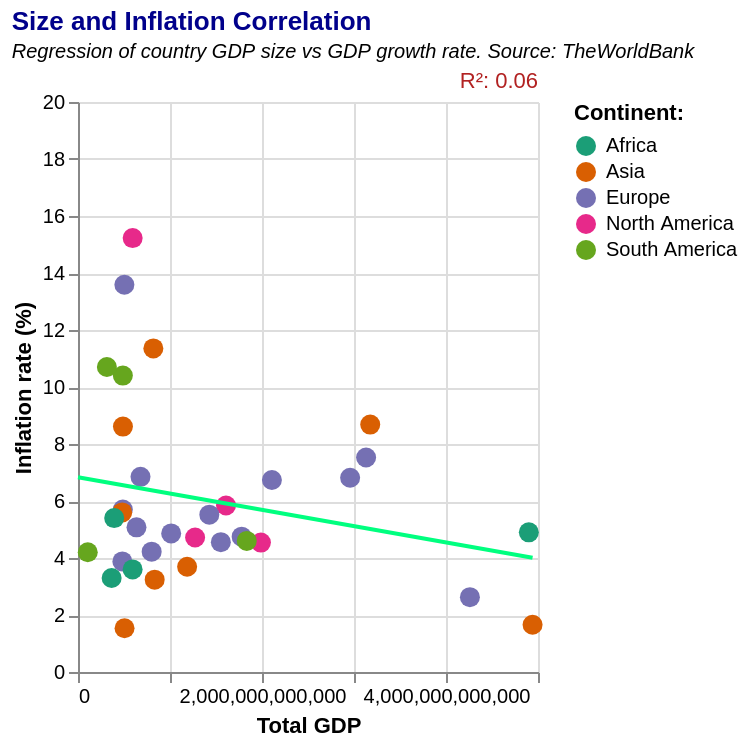

Describe this chart as a Vega-Lite specification.
### Vega-Lite specification from a JSON file in a GitHub repository (floating-point values rounded to 4 significant figures)
{"$schema": "https://vega.github.io/schema/vega-lite/v5.json", "title": {"text": "Size and Inflation Correlation", "subtitle": ["Regression of country GDP size vs GDP growth rate. Source: TheWorldBank"], "subtitleFontStyle": "italic", "subtitleFontSize": 10, "anchor": "start", "color": "darkblue"}, "height": 285, "width": 230, "config": {"background": "white", "view": {"stroke": "transparent"}}, "data": {"values": [{"Column1": "0", "iso": "AGO", "country": "Armenia", "value": "5.7", "total": "4.87227E+11", "continent": "Europe"}, {"Column1": "1", "iso": "ALB", "country": "Austria", "value": "4.556850913", "total": "1.55267E+12", "continent": "Europe"}, {"Column1": "2", "iso": "ARE", "country": "Azerbaijan", "value": "5.600037273", "total": "4.80368E+11", "continent": "Asia"}, {"Column1": "3", "iso": "ARG", "country": "Belize", "value": "15.22613065", "total": "5.94104E+11", "continent": "North America"}, {"Column1": "4", "iso": "ARM", "country": "British Virgin Islands", "value": "5.843934342", "total": "1.60898E+12", "continent": "North America"}, {"Column1": "5", "iso": "AUS", "country": "Canada", "value": "4.540887309", "total": "1.98834E+12", "continent": "North America"}, {"Column1": "7", "iso": "AZE", "country": "France", "value": "6.816589136", "total": "2.95788E+12", "continent": "Europe"}, {"Column1": "9", "iso": "BEL", "country": "Germany", "value": "2.626987267", "total": "4.25993E+12", "continent": "Europe"}, {"Column1": "10", "iso": "BFA", "country": "India", "value": "8.681228731", "total": "3.1763E+12", "continent": "Asia"}, {"Column1": "11", "iso": "BGD", "country": "Indonesia", "value": "3.691240112", "total": "1.18609E+12", "continent": "Asia"}, {"Column1": "12", "iso": "BGR", "country": "Ireland", "value": "13.58824711", "total": "5.04183E+11", "continent": "Europe"}, {"Column1": "13", "iso": "BHR", "country": "Israel", "value": "8.611990348", "total": "4.88527E+11", "continent": "Asia"}, {"Column1": "14", "iso": "BIH", "country": "Italy", "value": "6.737277123", "total": "2.1077E+12", "continent": "Europe"}, {"Column1": "15", "iso": "BLR", "country": "Japan", "value": "1.657071117", "total": "4.94088E+12", "continent": "Asia"}, {"Column1": "16", "iso": "BOL", "country": "Mexico", "value": "4.720565298", "total": "1.27284E+12", "continent": "North America"}, {"Column1": "17", "iso": "BRA", "country": "Netherlands", "value": "4.863219149", "total": "1.01285E+12", "continent": "Europe"}, {"Column1": "18", "iso": "BRB", "country": "Norway", "value": "3.880936036", "total": "4.82175E+11", "continent": "Europe"}, {"Column1": "19", "iso": "BTN", "country": "Poland", "value": "6.847713362", "total": "6.79445E+11", "continent": "Europe"}, {"Column1": "20", "iso": "BWA", "country": "Russian Federation", "value": "4.7495841", "total": "1.77878E+12", "continent": "Europe"}, {"Column1": "21", "iso": "CAN", "country": "Saudi Arabia", "value": "3.240929768", "total": "8.33541E+11", "continent": "Asia"}, {"Column1": "22", "iso": "CHE", "country": "Spain", "value": "5.519594973", "total": "1.42738E+12", "continent": "Europe"}, {"Column1": "23", "iso": "CHL", "country": "Sweden", "value": "5.075084725", "total": "6.35664E+11", "continent": "Europe"}, {"Column1": "24", "iso": "CHN", "country": "Switzerland", "value": "4.221716577", "total": "8.0064E+11", "continent": "Europe"}, {"Column1": "25", "iso": "CMR", "country": "Thailand", "value": "1.533835584", "total": "5.05947E+11", "continent": "Asia"}, {"Column1": "26", "iso": "COL", "country": "Turkiye", "value": "11.35349641", "total": "8.19035E+11", "continent": "Asia"}, {"Column1": "27", "iso": "CRI", "country": "United Kingdom", "value": "7.524910374", "total": "3.13138E+12", "continent": "Europe"}, {"Column1": "28", "iso": "", "country": "South Africa", "value": "4.9", "total": "4.90033E+12", "continent": "Africa"}, {"Column1": "29", "iso": "", "country": "Nigeria", "value": "3.6", "total": "5.93745E+11", "continent": "Africa"}, {"Column1": "30", "iso": "", "country": "Ghana", "value": "5.4", "total": "3.93445E+11", "continent": "Africa"}, {"Column1": "31", "iso": "", "country": "Egypt", "value": "3.3", "total": "3.65493E+11", "continent": "Africa"}, {"Column1": "32", "iso": "", "country": "Brazil", "value": "4.6", "total": "1.83438E+12", "continent": "South America"}, {"Column1": "33", "iso": "", "country": "Argentina", "value": "10.4", "total": "4.87445E+11", "continent": "South America"}, {"Column1": "34", "iso": "", "country": "Colombia", "value": "10.7", "total": "3.14035E+11", "continent": "South America"}, {"Column1": "45", "iso": "", "country": "Ecuador", "value": "4.2", "total": "1.06035E+11", "continent": "South America"}]}, "layer": [{"mark": {"type": "circle", "color": "blueviolet", "opacity": 1, "size": 100}, "encoding": {"x": {"field": "total", "type": "quantitative", "title": "Total GDP"}, "y": {"field": "value", "type": "quantitative", "title": "Inflation rate (%)", "scale": {"domain": [0, 20]}}, "color": {"field": "continent", "type": "nominal", "title": "Continent:", "scale": {"scheme": "dark2"}}, "tooltip": [{"field": "country", "type": "ordinal", "title": "Country"}, {"field": "total", "type": "quantitative", "title": "Total GDP", "format": ".2f"}, {"field": "value", "type": "quantitative", "title": "Inflation Rate"}]}}, {"mark": {"type": "line", "color": "springgreen"}, "transform": [{"regression": "value", "on": "total", "extent": [1, 4940880000000]}], "encoding": {"x": {"field": "total", "type": "quantitative"}, "y": {"field": "value", "type": "quantitative"}}}, {"transform": [{"regression": "value", "on": "total", "params": true}, {"calculate": "'R²: '+format(datum.rSquared, '.2f')", "as": "R2"}], "mark": {"type": "text", "color": "firebrick", "x": "width", "align": "right", "y": -10}, "encoding": {"text": {"type": "ordinal", "field": "R2"}}}]}
